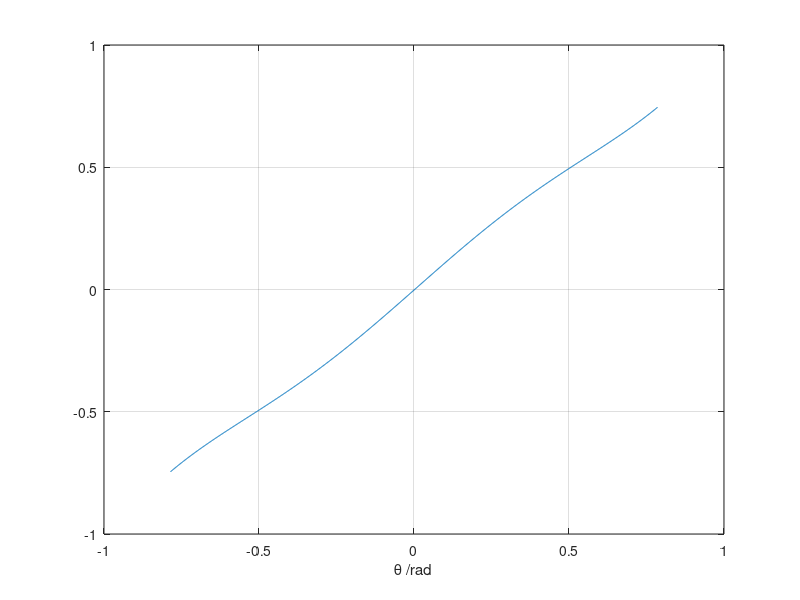
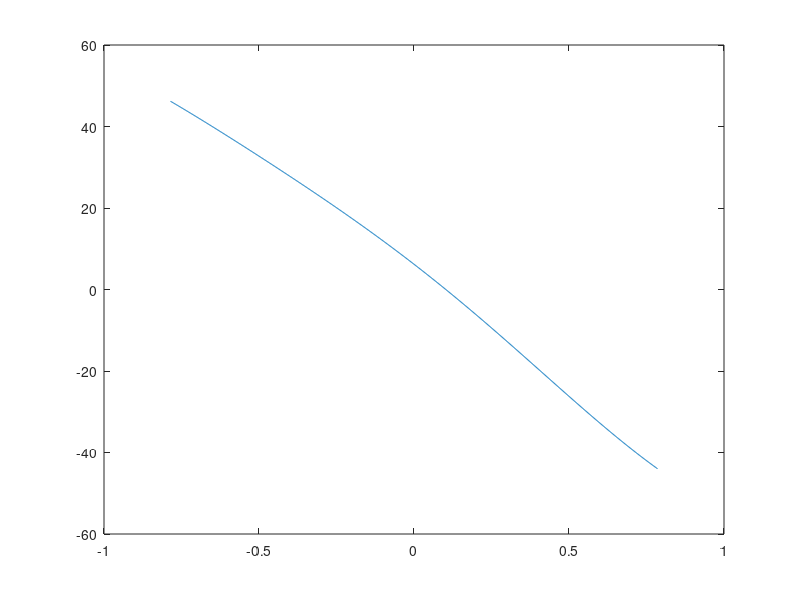
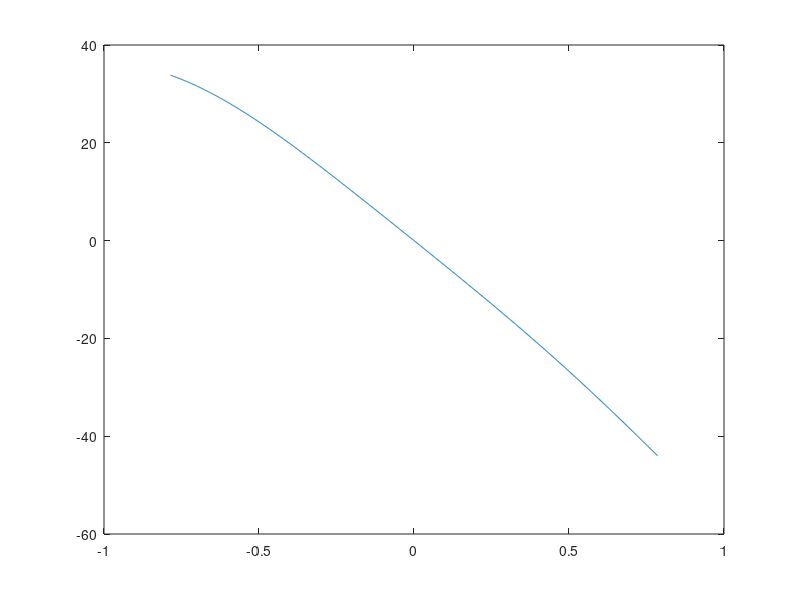
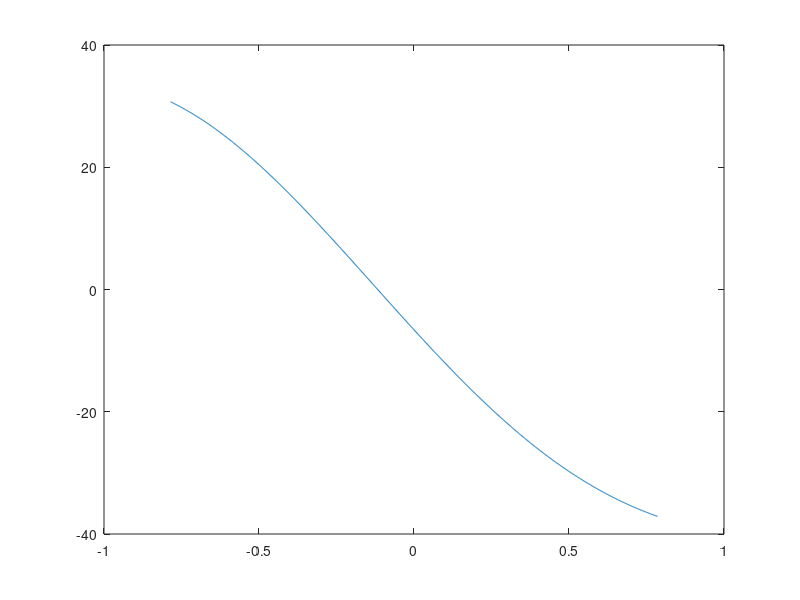

Recreate these plots in MATLAB, in order.

%{ 
povprecje tisocih random fitov
k1 = -2.09670779884785*10^-05;
k2 = 11.6207993536692;
k3 = 6.06293148750566*10^-06;
k4 = -0.000229851193152597;
k5 = -17.1810998900258;
k6 = -4.34855920378069*10^-05;
k7 = 0.0813703977054933;
k8 = 0.000127308318127276;
k9 = 7.42507292390418;
k10 = 2.73222469343121*10^-05;
%}



k1 = -1.003664013127360 *10^-2;
k2 = 2.194720476205664* 10^+0;
k3 = 3.622177244599267 *10^-4;
k4 = 4.306784511138259* 10^-2;
k5 = -4.712794643730906* 10^+0;
k6 = 1.293228142971838* 10^-2;
k7 = -6.928742017897364* 10^-1;
k8 = -3.105948102428563* 10^-2;
k9 = 3.635396623498841* 10^+0;
k10 = -5.577595543405037 * 10^-3;


xs=0.0;
ys=0.0;
xd=0.0;
r0=1;
theta=linspace(-pi/4,pi/4,1000);

Y = xs *cos(theta) + (r0 + ys)*sin(theta) - xd;
X = (r0 + xs)* cos(theta) + ys* sin(theta) - xd;
arctgbrez = k1*X.^3 + k2*X.^2 .*Y + k3* X.^2 + k4*X.*Y.^2 + k5*X.*Y + k6*X + k7*Y.^3 + k8*Y.^2 + k9*Y + k10;
figure('Name','brez','numbertitle','off');
plot(theta,arctgbrez)
grid on
xlabel('\theta /rad')
ylabel('')


%arctgbrez=0;

xs=0.1;
ys=0.0;
xd=0.0;
r0=1;
theta=linspace(-pi/4,pi/4,1000);

Y = xs *cos(theta) + (r0 + ys)*sin(theta) - xd;
X = (r0 + xs)* cos(theta) + ys* sin(theta) - xd;
arctg = k1*X.^3 + k2*X.^2 .*Y + k3* X.^2 + k4*X.*Y.^2 + k5*X.*Y + k6*X + k7*Y.^3 + k8*Y.^2 + k9*Y + k10;
figure('Name','xs','numbertitle','off');
plot(theta,(arctg-sin(theta)-arctgbrez)*180/pi)




xs=0.0;
ys=0.1;
xd=0.0;
r0=1;
theta=linspace(-pi/4,pi/4,1000);

Y = xs *cos(theta) + (r0 + ys)*sin(theta) - xd;
X = (r0 + xs)* cos(theta) + ys* sin(theta) - xd;
arctg = k1*X.^3 + k2*X.^2 .*Y + k3* X.^2 + k4*X.*Y.^2 + k5*X.*Y + k6*X + k7*Y.^3 + k8*Y.^2 + k9*Y + k10;
figure('Name','ys','numbertitle','off');
plot(theta,(arctg-sin(theta)-arctgbrez)*180/pi)




xs=0.0;
ys=0.0;
xd=0.1;
r0=1;
theta=linspace(-pi/4,pi/4,1000);

Y = xs *cos(theta) + (r0 + ys)*sin(theta) - xd;
X = (r0 + xs)* cos(theta) + ys* sin(theta) - xd;
arctg = k1*X.^3 + k2*X.^2 .*Y + k3* X.^2 + k4*X.*Y.^2 + k5*X.*Y + k6*X + k7*Y.^3 + k8*Y.^2 + k9*Y + k10;
figure('Name','xd','numbertitle','off');
plot(theta,(arctg-sin(theta)-arctgbrez)*180/pi)





